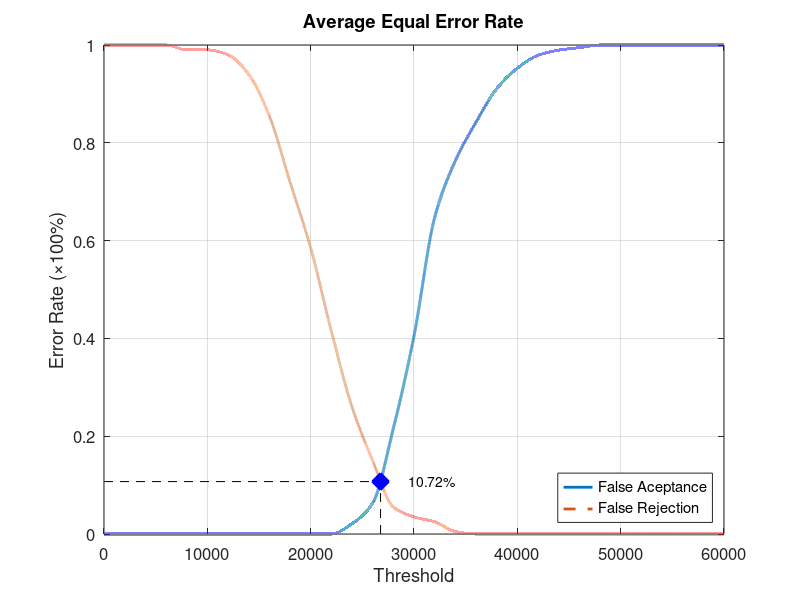
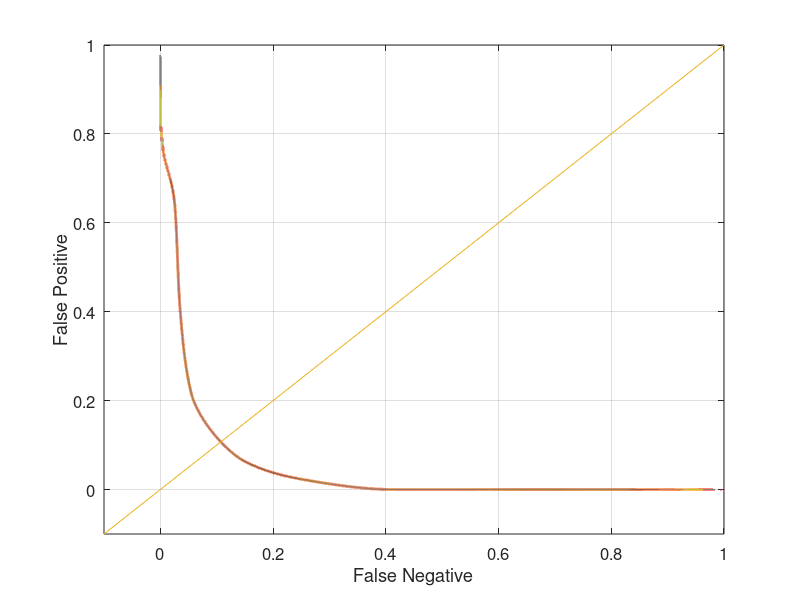

Recreate these plots in MATLAB, in order.
function yEER = Database4_2
close all;
clear;
clc;
x = 0:2000:60000;
xq = 0:0.5:60000;

y0 = [0 0 0 0 0 0 0 0 0 0 0 0 0.0210526 0.0631579 0.215789 0.405263 0.647368 0.763158 0.842105 0.910526 0.952632 0.978947 0.989474 0.994737 1 1 1 1 1 1 1];
yy0 = interp1(x, y0, xq, 'pchip');
y1 = [1 1 1 1 0.99 0.99 0.98 0.94 0.855 0.72 0.585 0.415 0.26 0.15 0.055 0.035 0.025 0.005 0 0 0 0 0 0 0 0 0 0 0 0 0];
yy1 = interp1(x, y1, xq, 'pchip');

% Calculating EER: 
y2 = abs(y0 - y1);
find(y2 == min(y2))
yy2 = abs(yy0 - yy1);
xEER = find(yy2 == min(yy2));
xEERIndex = xq(xEER) % X-axis EER
yEER = yy0(xEER) % Y-axis EER

main = figure
plot(xq, yy0,'-','LineWidth', 2);	hold on
plot(xq, yy1,'--','LineWidth', 2);	hold on
plot([xEERIndex xEERIndex], [0 yEER], 'k--');	hold on
plot([0 xEERIndex], [yEER yEER], 'k--');	hold on
plot(xEERIndex, yEER, 'bx', 'LineWidth', 10);	hold on
text(xEERIndex + 10 * xEERIndex / 100, yEER, [num2str(round((10000 * yEER)) / 100) '%'])
legend('False Aceptance', 'False Rejection', 'Location', 'SouthEast')
xlabel('Threshold')
ylabel('Error Rate (\times100%)')
title('Average Equal Error Rate')
set(gca, 'FontSize', 12)
axis([0 60000 0 1])
grid on

print(main, 'Database4_2Main', '-dpng');
FNRxFPR = figure('Color', [1 1 1]);
plot(yy1, yy0, '-', yy1, yy0, 'LineWidth', 2);
hold on
y = -0.1:0.1:1
plot(y, y); 
set(gca, 'FontSize', 12)
xlabel('False Negative')
ylabel('False Positive')
axis([-0.1 1 -0.1 1])
set(gca, 'FontSize', 12)
grid on

print(FNRxFPR, 'Database4_2FNRxFPR','-dpng');
end
